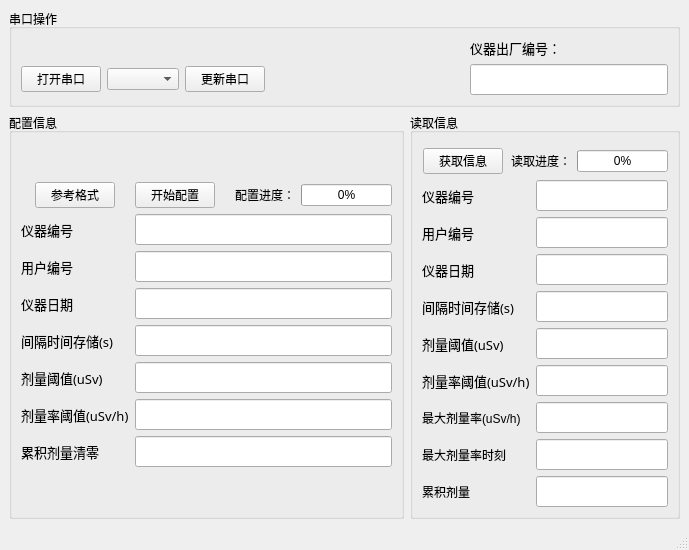
<?xml version="1.0" encoding="UTF-8"?>
<ui version="4.0">
 <class>MainWindow</class>
 <widget class="QMainWindow" name="MainWindow">
  <property name="geometry">
   <rect>
    <x>0</x>
    <y>0</y>
    <width>689</width>
    <height>482</height>
   </rect>
  </property>
  <property name="windowTitle">
   <string>MainWindow</string>
  </property>
  <widget class="QWidget" name="centralwidget">
   <layout class="QGridLayout" name="gridLayout_3">
    <property name="leftMargin">
     <number>0</number>
    </property>
    <property name="topMargin">
     <number>0</number>
    </property>
    <property name="rightMargin">
     <number>0</number>
    </property>
    <property name="bottomMargin">
     <number>0</number>
    </property>
    <property name="spacing">
     <number>0</number>
    </property>
    <item row="0" column="0">
     <layout class="QGridLayout" name="gridLayout_2">
      <property name="leftMargin">
       <number>9</number>
      </property>
      <property name="topMargin">
       <number>9</number>
      </property>
      <property name="rightMargin">
       <number>9</number>
      </property>
      <property name="bottomMargin">
       <number>9</number>
      </property>
      <property name="spacing">
       <number>6</number>
      </property>
      <item row="1" column="1">
       <widget class="QGroupBox" name="groupBox_9">
        <property name="title">
         <string>读取信息</string>
        </property>
        <layout class="QFormLayout" name="formLayout">
         <property name="fieldGrowthPolicy">
          <enum>QFormLayout::AllNonFixedFieldsGrow</enum>
         </property>
         <item row="1" column="0" colspan="2">
          <layout class="QHBoxLayout" name="horizontalLayout_9">
           <item>
            <spacer name="horizontalSpacer_5">
             <property name="orientation">
              <enum>Qt::Horizontal</enum>
             </property>
             <property name="sizeHint" stdset="0">
              <size>
               <width>40</width>
               <height>20</height>
              </size>
             </property>
            </spacer>
           </item>
           <item>
            <widget class="QPushButton" name="pushButton_InfReadInformation">
             <property name="text">
              <string>获取信息</string>
             </property>
            </widget>
           </item>
           <item>
            <spacer name="horizontalSpacer_6">
             <property name="orientation">
              <enum>Qt::Horizontal</enum>
             </property>
             <property name="sizeHint" stdset="0">
              <size>
               <width>40</width>
               <height>20</height>
              </size>
             </property>
            </spacer>
           </item>
           <item>
            <widget class="QLabel" name="label_10">
             <property name="text">
              <string>读取进度：</string>
             </property>
            </widget>
           </item>
           <item>
            <widget class="QProgressBar" name="progressBarInfRead">
             <property name="value">
              <number>0</number>
             </property>
            </widget>
           </item>
          </layout>
         </item>
         <item row="2" column="0">
          <widget class="QLabel" name="label_27">
           <property name="minimumSize">
            <size>
             <width>0</width>
             <height>0</height>
            </size>
           </property>
           <property name="font">
            <font>
             <family>Sans</family>
             <pointsize>10</pointsize>
             <weight>50</weight>
             <bold>false</bold>
            </font>
           </property>
           <property name="text">
            <string>仪器编号</string>
           </property>
          </widget>
         </item>
         <item row="2" column="1">
          <widget class="QLineEdit" name="lineEdit_R_InstrumentNumber">
           <property name="minimumSize">
            <size>
             <width>0</width>
             <height>0</height>
            </size>
           </property>
           <property name="font">
            <font>
             <family>Arial</family>
             <pointsize>14</pointsize>
             <weight>50</weight>
             <bold>false</bold>
            </font>
           </property>
          </widget>
         </item>
         <item row="3" column="0">
          <widget class="QLabel" name="label_3">
           <property name="font">
            <font>
             <family>Sans</family>
             <pointsize>10</pointsize>
             <weight>50</weight>
             <bold>false</bold>
            </font>
           </property>
           <property name="text">
            <string>用户编号</string>
           </property>
          </widget>
         </item>
         <item row="3" column="1">
          <widget class="QLineEdit" name="lineEdit_R_UserNumber">
           <property name="minimumSize">
            <size>
             <width>0</width>
             <height>0</height>
            </size>
           </property>
           <property name="font">
            <font>
             <family>Arial</family>
             <pointsize>14</pointsize>
             <weight>50</weight>
             <bold>false</bold>
            </font>
           </property>
          </widget>
         </item>
         <item row="4" column="0">
          <widget class="QLabel" name="label_28">
           <property name="minimumSize">
            <size>
             <width>0</width>
             <height>0</height>
            </size>
           </property>
           <property name="font">
            <font>
             <family>Sans</family>
             <pointsize>10</pointsize>
             <weight>50</weight>
             <bold>false</bold>
            </font>
           </property>
           <property name="text">
            <string>仪器日期</string>
           </property>
          </widget>
         </item>
         <item row="4" column="1">
          <widget class="QLineEdit" name="lineEdit_R_InstrumentDate">
           <property name="minimumSize">
            <size>
             <width>0</width>
             <height>0</height>
            </size>
           </property>
           <property name="font">
            <font>
             <family>Arial</family>
             <pointsize>14</pointsize>
             <weight>50</weight>
             <bold>false</bold>
            </font>
           </property>
          </widget>
         </item>
         <item row="5" column="0">
          <widget class="QLabel" name="label_24">
           <property name="minimumSize">
            <size>
             <width>0</width>
             <height>0</height>
            </size>
           </property>
           <property name="font">
            <font>
             <family>Sans</family>
             <pointsize>10</pointsize>
             <weight>50</weight>
             <bold>false</bold>
            </font>
           </property>
           <property name="text">
            <string>间隔时间存储(s)</string>
           </property>
          </widget>
         </item>
         <item row="5" column="1">
          <widget class="QLineEdit" name="lineEdit_R_IntervalTime">
           <property name="minimumSize">
            <size>
             <width>0</width>
             <height>0</height>
            </size>
           </property>
           <property name="font">
            <font>
             <family>Arial</family>
             <pointsize>14</pointsize>
             <weight>50</weight>
             <bold>false</bold>
            </font>
           </property>
          </widget>
         </item>
         <item row="6" column="0">
          <widget class="QLabel" name="label_26">
           <property name="minimumSize">
            <size>
             <width>0</width>
             <height>0</height>
            </size>
           </property>
           <property name="font">
            <font>
             <family>Sans</family>
             <pointsize>10</pointsize>
             <weight>50</weight>
             <bold>false</bold>
            </font>
           </property>
           <property name="text">
            <string>剂量阈值(uSv)</string>
           </property>
          </widget>
         </item>
         <item row="6" column="1">
          <widget class="QLineEdit" name="lineEdit_R_DoseThreshold">
           <property name="minimumSize">
            <size>
             <width>0</width>
             <height>0</height>
            </size>
           </property>
           <property name="font">
            <font>
             <family>Arial</family>
             <pointsize>14</pointsize>
            </font>
           </property>
          </widget>
         </item>
         <item row="7" column="0">
          <widget class="QLabel" name="label_25">
           <property name="minimumSize">
            <size>
             <width>0</width>
             <height>0</height>
            </size>
           </property>
           <property name="font">
            <font>
             <family>Sans</family>
             <pointsize>10</pointsize>
             <weight>50</weight>
             <bold>false</bold>
            </font>
           </property>
           <property name="text">
            <string>剂量率阈值(uSv/h)</string>
           </property>
          </widget>
         </item>
         <item row="7" column="1">
          <widget class="QLineEdit" name="lineEdit_R_DoseRateThreshold">
           <property name="minimumSize">
            <size>
             <width>0</width>
             <height>0</height>
            </size>
           </property>
           <property name="font">
            <font>
             <family>Arial</family>
             <pointsize>14</pointsize>
             <weight>50</weight>
             <bold>false</bold>
            </font>
           </property>
          </widget>
         </item>
         <item row="8" column="0">
          <widget class="QLabel" name="label">
           <property name="text">
            <string>最大剂量率(uSv/h)</string>
           </property>
          </widget>
         </item>
         <item row="8" column="1">
          <widget class="QLineEdit" name="lineEdit_R_MaximumDoseRate">
           <property name="font">
            <font>
             <family>Arial</family>
             <pointsize>14</pointsize>
            </font>
           </property>
          </widget>
         </item>
         <item row="9" column="0">
          <widget class="QLabel" name="label_4">
           <property name="text">
            <string>最大剂量率时刻</string>
           </property>
          </widget>
         </item>
         <item row="9" column="1">
          <widget class="QLineEdit" name="lineEdit_R_MaximumDoseRateTime">
           <property name="font">
            <font>
             <family>Arial</family>
             <pointsize>14</pointsize>
            </font>
           </property>
          </widget>
         </item>
         <item row="0" column="0">
          <spacer name="verticalSpacer_2">
           <property name="orientation">
            <enum>Qt::Vertical</enum>
           </property>
           <property name="sizeHint" stdset="0">
            <size>
             <width>20</width>
             <height>40</height>
            </size>
           </property>
          </spacer>
         </item>
         <item row="10" column="0">
          <widget class="QLabel" name="label_5">
           <property name="text">
            <string>累积剂量</string>
           </property>
          </widget>
         </item>
         <item row="10" column="1">
          <widget class="QLineEdit" name="lineEdit_R_CumulativeDose">
           <property name="font">
            <font>
             <family>Arial</family>
             <pointsize>14</pointsize>
            </font>
           </property>
          </widget>
         </item>
        </layout>
       </widget>
      </item>
      <item row="1" column="0">
       <widget class="QGroupBox" name="groupBox_7">
        <property name="title">
         <string>配置信息</string>
        </property>
        <layout class="QFormLayout" name="formLayout_2">
         <property name="fieldGrowthPolicy">
          <enum>QFormLayout::AllNonFixedFieldsGrow</enum>
         </property>
         <item row="0" column="0">
          <spacer name="verticalSpacer">
           <property name="orientation">
            <enum>Qt::Vertical</enum>
           </property>
           <property name="sizeHint" stdset="0">
            <size>
             <width>20</width>
             <height>40</height>
            </size>
           </property>
          </spacer>
         </item>
         <item row="1" column="0" colspan="2">
          <layout class="QHBoxLayout" name="horizontalLayout_8">
           <item>
            <spacer name="horizontalSpacer_2">
             <property name="orientation">
              <enum>Qt::Horizontal</enum>
             </property>
             <property name="sizeHint" stdset="0">
              <size>
               <width>40</width>
               <height>20</height>
              </size>
             </property>
            </spacer>
           </item>
           <item>
            <widget class="QPushButton" name="pushButton_Style">
             <property name="text">
              <string>参考格式</string>
             </property>
            </widget>
           </item>
           <item>
            <spacer name="horizontalSpacer_3">
             <property name="orientation">
              <enum>Qt::Horizontal</enum>
             </property>
             <property name="sizeHint" stdset="0">
              <size>
               <width>40</width>
               <height>20</height>
              </size>
             </property>
            </spacer>
           </item>
           <item>
            <widget class="QPushButton" name="pushButton_InfWriteInformation">
             <property name="text">
              <string>开始配置</string>
             </property>
            </widget>
           </item>
           <item>
            <spacer name="horizontalSpacer_7">
             <property name="orientation">
              <enum>Qt::Horizontal</enum>
             </property>
             <property name="sizeHint" stdset="0">
              <size>
               <width>40</width>
               <height>20</height>
              </size>
             </property>
            </spacer>
           </item>
           <item>
            <widget class="QLabel" name="label_9">
             <property name="text">
              <string>配置进度：</string>
             </property>
            </widget>
           </item>
           <item>
            <widget class="QProgressBar" name="progressBarInfWrite">
             <property name="value">
              <number>0</number>
             </property>
            </widget>
           </item>
          </layout>
         </item>
         <item row="2" column="0">
          <widget class="QLabel" name="label_16">
           <property name="minimumSize">
            <size>
             <width>0</width>
             <height>0</height>
            </size>
           </property>
           <property name="font">
            <font>
             <family>Sans</family>
             <pointsize>10</pointsize>
             <weight>50</weight>
             <bold>false</bold>
            </font>
           </property>
           <property name="text">
            <string>仪器编号</string>
           </property>
          </widget>
         </item>
         <item row="2" column="1">
          <widget class="QLineEdit" name="lineEdit_W_InstrumentNumber">
           <property name="minimumSize">
            <size>
             <width>0</width>
             <height>0</height>
            </size>
           </property>
           <property name="font">
            <font>
             <family>Arial</family>
             <pointsize>14</pointsize>
            </font>
           </property>
          </widget>
         </item>
         <item row="3" column="0">
          <widget class="QLabel" name="label_2">
           <property name="font">
            <font>
             <family>Sans</family>
             <pointsize>10</pointsize>
             <weight>50</weight>
             <bold>false</bold>
            </font>
           </property>
           <property name="text">
            <string>用户编号</string>
           </property>
          </widget>
         </item>
         <item row="3" column="1">
          <widget class="QLineEdit" name="lineEdit_W_UserNumber">
           <property name="minimumSize">
            <size>
             <width>0</width>
             <height>0</height>
            </size>
           </property>
           <property name="font">
            <font>
             <family>Arial</family>
             <pointsize>14</pointsize>
             <weight>50</weight>
             <bold>false</bold>
            </font>
           </property>
          </widget>
         </item>
         <item row="4" column="0">
          <widget class="QLabel" name="label_18">
           <property name="minimumSize">
            <size>
             <width>0</width>
             <height>0</height>
            </size>
           </property>
           <property name="font">
            <font>
             <family>Sans</family>
             <pointsize>10</pointsize>
             <weight>50</weight>
             <bold>false</bold>
            </font>
           </property>
           <property name="text">
            <string>仪器日期</string>
           </property>
          </widget>
         </item>
         <item row="4" column="1">
          <widget class="QLineEdit" name="lineEdit_W_InstrumentDate">
           <property name="minimumSize">
            <size>
             <width>0</width>
             <height>0</height>
            </size>
           </property>
           <property name="font">
            <font>
             <family>Arial</family>
             <pointsize>14</pointsize>
             <weight>50</weight>
             <bold>false</bold>
            </font>
           </property>
          </widget>
         </item>
         <item row="5" column="0">
          <widget class="QLabel" name="label_12">
           <property name="minimumSize">
            <size>
             <width>0</width>
             <height>0</height>
            </size>
           </property>
           <property name="font">
            <font>
             <family>Sans</family>
             <pointsize>10</pointsize>
             <weight>50</weight>
             <bold>false</bold>
            </font>
           </property>
           <property name="text">
            <string>间隔时间存储(s)</string>
           </property>
          </widget>
         </item>
         <item row="5" column="1">
          <widget class="QLineEdit" name="lineEdit_W_IntervalTime">
           <property name="minimumSize">
            <size>
             <width>0</width>
             <height>0</height>
            </size>
           </property>
           <property name="font">
            <font>
             <family>Arial</family>
             <pointsize>14</pointsize>
             <weight>50</weight>
             <bold>false</bold>
            </font>
           </property>
          </widget>
         </item>
         <item row="6" column="0">
          <widget class="QLabel" name="label_19">
           <property name="minimumSize">
            <size>
             <width>0</width>
             <height>0</height>
            </size>
           </property>
           <property name="font">
            <font>
             <family>Sans</family>
             <pointsize>10</pointsize>
             <weight>50</weight>
             <bold>false</bold>
            </font>
           </property>
           <property name="text">
            <string>剂量阈值(uSv)</string>
           </property>
          </widget>
         </item>
         <item row="6" column="1">
          <widget class="QLineEdit" name="lineEdit_W_DoseThreshold">
           <property name="minimumSize">
            <size>
             <width>0</width>
             <height>0</height>
            </size>
           </property>
           <property name="font">
            <font>
             <family>Arial</family>
             <pointsize>14</pointsize>
             <weight>50</weight>
             <bold>false</bold>
            </font>
           </property>
          </widget>
         </item>
         <item row="7" column="0">
          <widget class="QLabel" name="label_14">
           <property name="minimumSize">
            <size>
             <width>0</width>
             <height>0</height>
            </size>
           </property>
           <property name="font">
            <font>
             <family>Sans</family>
             <pointsize>10</pointsize>
             <weight>50</weight>
             <bold>false</bold>
            </font>
           </property>
           <property name="text">
            <string>剂量率阈值(uSv/h)</string>
           </property>
          </widget>
         </item>
         <item row="7" column="1">
          <widget class="QLineEdit" name="lineEdit_W_DoseRateThreshold">
           <property name="minimumSize">
            <size>
             <width>0</width>
             <height>0</height>
            </size>
           </property>
           <property name="font">
            <font>
             <family>Arial</family>
             <pointsize>14</pointsize>
             <weight>50</weight>
             <bold>false</bold>
            </font>
           </property>
          </widget>
         </item>
         <item row="9" column="0">
          <widget class="QLabel" name="label_15">
           <property name="minimumSize">
            <size>
             <width>0</width>
             <height>0</height>
            </size>
           </property>
           <property name="font">
            <font>
             <family>Sans</family>
             <pointsize>10</pointsize>
             <weight>50</weight>
             <bold>false</bold>
            </font>
           </property>
           <property name="text">
            <string>累积剂量清零</string>
           </property>
          </widget>
         </item>
         <item row="9" column="1">
          <widget class="QLineEdit" name="lineEdit_W_CumulativeDoseReset">
           <property name="minimumSize">
            <size>
             <width>0</width>
             <height>0</height>
            </size>
           </property>
           <property name="font">
            <font>
             <family>Arial</family>
             <pointsize>14</pointsize>
             <weight>50</weight>
             <bold>false</bold>
            </font>
           </property>
          </widget>
         </item>
         <item row="13" column="0" colspan="2">
          <spacer name="verticalSpacer_4">
           <property name="orientation">
            <enum>Qt::Vertical</enum>
           </property>
           <property name="sizeHint" stdset="0">
            <size>
             <width>20</width>
             <height>40</height>
            </size>
           </property>
          </spacer>
         </item>
        </layout>
       </widget>
      </item>
      <item row="0" column="0" colspan="2">
       <widget class="QGroupBox" name="groupBox">
        <property name="title">
         <string>串口操作</string>
        </property>
        <layout class="QGridLayout" name="gridLayout">
         <item row="2" column="0">
          <layout class="QHBoxLayout" name="horizontalLayout_2">
           <item>
            <widget class="QPushButton" name="pushButton_OpenSerial">
             <property name="enabled">
              <bool>true</bool>
             </property>
             <property name="text">
              <string>打开串口</string>
             </property>
            </widget>
           </item>
           <item>
            <widget class="QComboBox" name="comboBox_ComNum"/>
           </item>
           <item>
            <widget class="QPushButton" name="pushButton_UpdateSerialShow">
             <property name="text">
              <string>更新串口</string>
             </property>
            </widget>
           </item>
          </layout>
         </item>
         <item row="2" column="1">
          <spacer name="horizontalSpacer">
           <property name="orientation">
            <enum>Qt::Horizontal</enum>
           </property>
           <property name="sizeHint" stdset="0">
            <size>
             <width>40</width>
             <height>20</height>
            </size>
           </property>
          </spacer>
         </item>
         <item row="0" column="2">
          <widget class="QLabel" name="label_17">
           <property name="minimumSize">
            <size>
             <width>0</width>
             <height>0</height>
            </size>
           </property>
           <property name="font">
            <font>
             <family>Sans</family>
             <pointsize>10</pointsize>
             <weight>50</weight>
             <bold>false</bold>
            </font>
           </property>
           <property name="text">
            <string>仪器出厂编号：</string>
           </property>
          </widget>
         </item>
         <item row="2" column="2">
          <widget class="QLineEdit" name="lineEdit_InstrumentFactoryNumber">
           <property name="minimumSize">
            <size>
             <width>0</width>
             <height>0</height>
            </size>
           </property>
           <property name="font">
            <font>
             <family>Arial</family>
             <pointsize>14</pointsize>
             <weight>50</weight>
             <bold>false</bold>
            </font>
           </property>
          </widget>
         </item>
        </layout>
       </widget>
      </item>
     </layout>
    </item>
   </layout>
  </widget>
  <widget class="QStatusBar" name="statusbar"/>
 </widget>
 <resources/>
 <connections/>
</ui>
